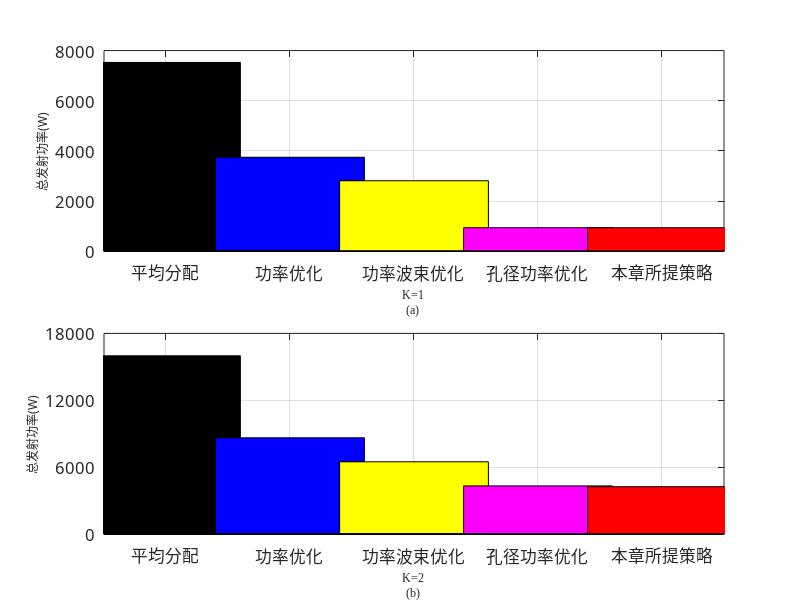

MATLAB code for this plot:
clc;
clear;
%确定图片的位置和大小，[x y width height]
figure('visible','on','position',[350,200,800,600]);
subplot(2,1,1);
%准备数据
Y = [7527,3744,2808,936,936];
color = [0 0 0;0 0 1;1 1 0;1 0 1;1 0 0];  
hold on
% 添加5个柱子，facecolor用来修改颜色               
for i = 1:5
    b = bar(i,Y(i),0.6,'stacked');  
    set(b(1),'facecolor',color(i,:))
end
box on
grid on
axis([0.5 5.5 0 8000])
set(gca,'ytick',0:2000:10000)
%x轴每个柱子的横坐标
set(gca,'XTick',[1 2 3 4 5]);
set(gca,'FontSize',12,'Fontname', 'Times New Roman');
set(gca,'XTickLabel',{'平均分配','功率优化','功率波束优化','孔径功率优化','本章所提策略'},'FontSize',12,'FontName','宋体'); %修改横坐标名称、字体
xlabel({'\fontname{Times New Roman}\fontsize{12}K=1','(a)'})
ylabel('\fontname{宋体}\fontsize{12}总发射功率(W)');
%set(gca,'FontName','Times New Roman');
%设置纵坐标的数值范围
%set(gca,'YLim',[0 1000000]);
%修改大标签

subplot(2,1,2);
Y = [15993,8635.4575,6478.1362,4317,4247.1];
color = [0 0 0;0 0 1;1 1 0;1 0 1;1 0 0];  
hold on
% 添加5个柱子，facecolor用来修改颜色               
for i = 1:5
    b = bar(i,Y(i),0.6,'stacked');  
    set(b(1),'facecolor',color(i,:))
end
box on
grid on
axis([0.5 5.5 0 18000])
set(gca,'ytick',0:6000:18000)
%x轴每个柱子的横坐标
set(gca,'XTick',[1 2 3 4 5]);
set(gca,'FontSize',12,'Fontname', 'Times New Roman');
set(gca,'XTickLabel',{'平均分配','功率优化','功率波束优化','孔径功率优化','本章所提策略'},'FontSize',12,'FontName','宋体'); %修改横坐标名称、字体
xlabel({'\fontname{Times New Roman}\fontsize{12}K=2','(b)'})
ylabel('\fontname{宋体}\fontsize{12}总发射功率(W)');
%set(gca,'FontName','Times New Roman');
%设置纵坐标的数值范围
%set(gca,'YLim',[0 1000000]);
% saveas(gcf,['4.K=1、2','.emf']);
%set(gcf,'paperpositionmode','auto');
%print('-depsc','fig9.1.eps');
